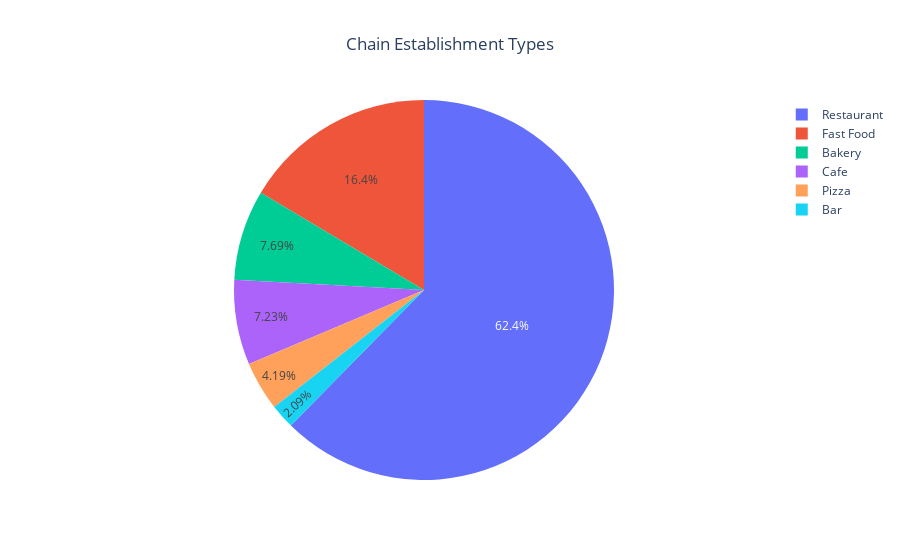

This figure's notebook cell:
### Markdown cell above
### 3.3 What type of establishment is typical for chains?

### Code cell
# Filtering chain establishments
chain_establishments = df_rest_data[df_rest_data['chain'] == True].groupby('object_type')['id'].count().reset_index()

# Renaming columns
chain_establishments.columns = ['object_type', 'count']

# Showing results 
print(chain_establishments)

# Pie plot
fig3 = go.Figure(
    data=[go.Pie(labels=chain_establishments['object_type'], values=chain_establishments['count'])]
)

# Adding title
fig3.update_layout(
    title_text = "Chain Establishment Types",
    title_x=0.5  # Centralizando o título
)

# Showing plot
fig3.show()

### Figure 1 — Plotly figure (JSON) as saved in the notebook; plotly's stock layout.template omitted (floating-point values rounded to 4 significant figures)
{"data": [{"labels": ["Bakery", "Bar", "Cafe", "Fast Food", "Pizza", "Restaurant"], "type": "pie", "values": [283, 77, 266, 605, 154, 2294]}], "layout": {"title": {"text": "Chain Establishment Types", "x": 0.5}}}
